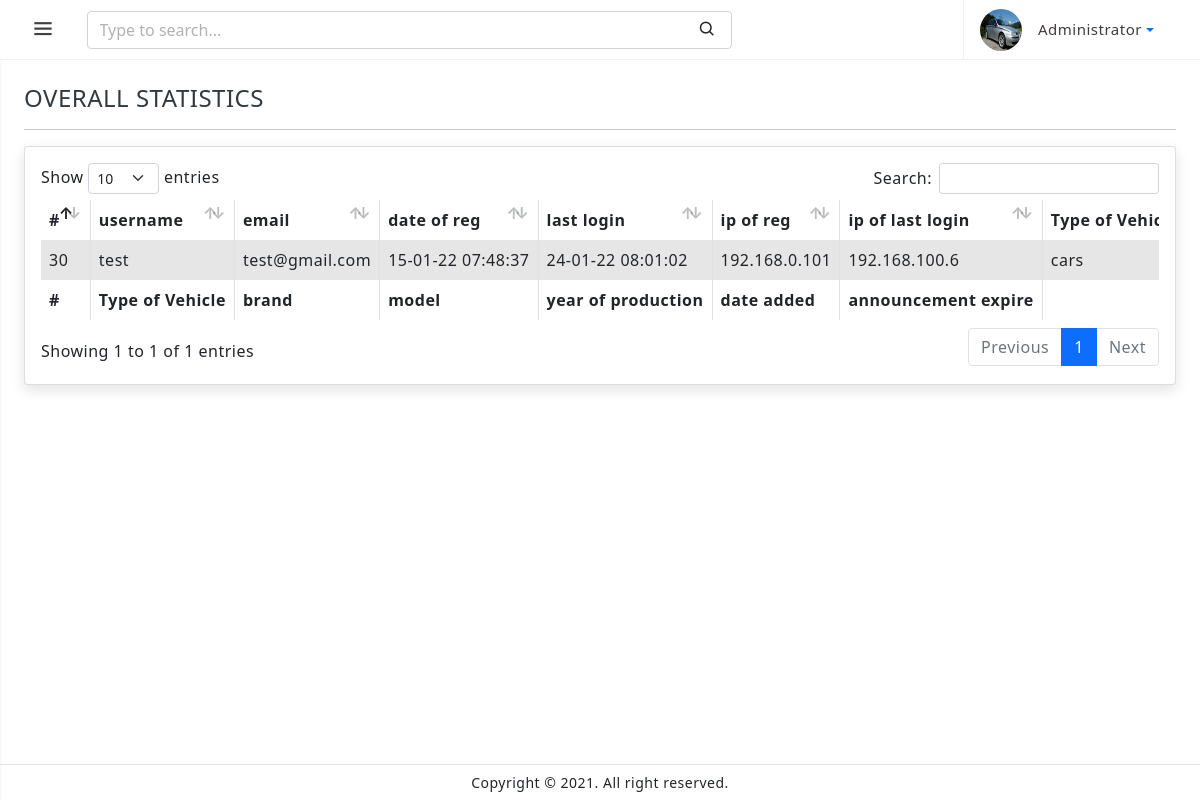
Page /admin/statistics.php (signed in) on the committed database.
### tables this page shows
CREATE TABLE `vehicles` (
  `v_id` int(11) NOT NULL,
  `user_id` int(11) NOT NULL,
  `type` varchar(255) NOT NULL,
  `brand` varchar(255) NOT NULL,
  `model` varchar(255) NOT NULL,
  `year_of_prod` varchar(255) NOT NULL,
  `capacity` varchar(255) NOT NULL,
  `power` varchar(255) NOT NULL,
  `fuel_type` varchar(255) NOT NULL,
  `transmission` varchar(255) NOT NULL,
  `drive` varchar(255) NOT NULL,
  `v_max_speed` varchar(255) NOT NULL,
  `doors` varchar(255) NOT NULL,
  `seats` varchar(255) NOT NULL,
  `mileage` varchar(255) NOT NULL,
  `origin_country` varchar(255) NOT NULL,
  `est_value` varchar(255) NOT NULL,
  `current_owner_purch_date` varchar(255) NOT NULL,
  `v_date_added` varchar(255) NOT NULL,
  `location` varchar(255) NOT NULL,
  `district` varchar(255) NOT NULL,
  `vehicle_desc` text NOT NULL,
  `vehicle_history` text NOT NULL,
  `vehicle_shows_events` text NOT NULL,
  `vehicle_repairs_exploitation` text NOT NULL,
  `vehicle_pleasant_events` text NOT NULL,
  `vehicle_advantages` text NOT NULL,
  `vehicle_problems` text NOT NULL,
  `v_announcement_buy_cell` text NOT NULL,
  `vehicle_main_picture` text NOT NULL,
  `v_image_caption` varchar(255) NOT NULL,
  `vehicle_preview_picture` text NOT NULL,
  `preview_caption_status` int(1) NOT NULL DEFAULT 0
);

CREATE TABLE `users` (
  `id` int(11) NOT NULL,
  `username` varchar(255) NOT NULL,
  `email` varchar(255) NOT NULL,
  `password` varchar(255) NOT NULL,
  `status` int(1) NOT NULL DEFAULT 0,
  `tocken` text DEFAULT NULL,
  `avatar` varchar(255) NOT NULL,
  `date_of_reg` varchar(255) NOT NULL,
  `total_vehicles` int(11) NOT NULL,
  `last_login` varchar(255) NOT NULL,
  `ip_of_registration` varchar(255) NOT NULL,
  `ip_last_login` varchar(255) NOT NULL
);

### admin/statistics.php (the view, shortened to what this page needs)
<?php
include('../config/conn.php');
    ?>
<!doctype html>
<html lang="en">
<head>
 <?php  include("./inc/header.php") ?>
</head>
<body>
    <div class="wrapper">
        <?php include("./inc/nav.php")  ?>
        <div class="page-wrapper">
            <div class="page-content">
        <h4 class="mb-0 text-uppercase">Overall Statistics</h4>
        <hr/>
        <div class="card">
            <div class="card-body">
                <div class="table-responsive">
                <table id="example" class="table table-striped table-bordered" style="width:100%">
                                <thead>
                                    <tr>
                                        <th>#</th>
                                        <th>username</th>
                                        <th>email</th>
                                        <th>date of reg</th>
                                        <th>last login</th>
                                        <th>ip of reg</th>
                                        <th>ip of last login</th>
                                        <th>Type of Vehicle</th>
                                    </tr>
                                </thead>
                                <tbody>
                                    <?php
                                    $selectVehicles = "SELECT * FROM `vehicles` INNER JOIN users ON vehicles.user_id = users.id;
                                 ";
                                    $res = mysqli_query($conn, $selectVehicles);
                                    if (mysqli_num_rows($res) > 0) {
                                        while ($vehicle = mysqli_fetch_assoc($res)) {
                                    ?>
                                            <tr>
                                                <td><?php echo $vehicle['v_id'];  ?></td>
                                                <td><?php echo $vehicle['username'];  ?></td>
                                                <td><?php echo $vehicle['email'];  ?></td>
                                                <td><?php echo $vehicle['date_of_reg'];  ?></td>
                                                <td><?php echo $vehicle['last_login'];  ?></td>
                                                <td><?php echo $vehicle['ip_of_registration'];  ?></td>
                                                <td><?php echo $vehicle['ip_last_login'];  ?></td>
                                                <td><?php echo $vehicle['type'];  ?></td>
                                            </tr>
                                    <?php
                                        }
                                    }else{
                                        echo "<h2>No Data Found</h2>";
                                    }
                                    ?>
                                </tbody>
                                <tfoot>
                                    <tr>
                                        <th>#</th>
                                        <th>Type of Vehicle</th>
                                        <th>brand</th>
                                        <th>model</th>
                                        <th>year of production</th>
                                        <th>date added</th>
                                        <th>announcement expire</th>
                                    </tr>
                                </tfoot>
                            </table>
                </div>
            </div>
        </div>
            </div>
        </div>
        <footer class="page-footer">
            <p class="mb-0">Copyright © 2021. All right reserved.</p>
        </footer>
    </div>
</body>
</html>

### admin/assets/css/app.css (style rules this page uses)
body { font-size: 14px; color: #4c5258; letter-spacing: 0.5px; background-color: #f4f4f4; font-family: 'Roboto', sans-serif; }
.wrapper { width: 100%; position: relative; }
.page-wrapper { height: 100%; margin-top: 120px; margin-bottom: 30px; margin-left: 0px; }
.page-content { padding: 1.5rem; }
.page-footer { background: #ffffff; left: 0px; right: 0; bottom: 0; position: fixed; text-align: center; padding: 7px; font-size: 14px; border-top: 1px solid #e4e4e4; z-index: 3; }
@media screen and (max-width: 1280px) { .page-wrapper { margin-top: 60px; } }

### rows in the picture
vehicles: v_id "30", user.username "test", user.email "test@gmail.com", user.date_of_reg "15-01-22 07:48:37", user.last_login "24-01-22 08:01:02", user.ip_of_registration "192.168.0.101", user.ip_last_login "192.168.100.6", type "cars"
